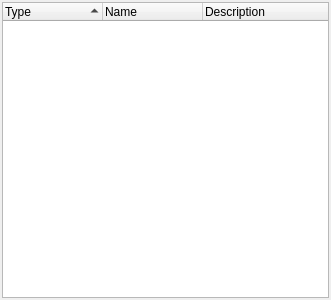
<?xml version="1.0" encoding="UTF-8"?>
<ui version="4.0">
 <class>PoiList</class>
 <widget class="QDialog" name="PoiList">
  <property name="windowModality">
   <enum>Qt::WindowModal</enum>
  </property>
  <property name="geometry">
   <rect>
    <x>0</x>
    <y>0</y>
    <width>331</width>
    <height>300</height>
   </rect>
  </property>
  <property name="sizePolicy">
   <sizepolicy hsizetype="Expanding" vsizetype="Expanding">
    <horstretch>0</horstretch>
    <verstretch>0</verstretch>
   </sizepolicy>
  </property>
  <property name="windowTitle">
   <string notr="true"/>
  </property>
  <property name="modal">
   <bool>true</bool>
  </property>
  <layout class="QGridLayout" name="gridLayout">
   <property name="leftMargin">
    <number>2</number>
   </property>
   <property name="topMargin">
    <number>2</number>
   </property>
   <property name="rightMargin">
    <number>2</number>
   </property>
   <property name="bottomMargin">
    <number>2</number>
   </property>
   <property name="spacing">
    <number>2</number>
   </property>
   <item row="0" column="0" colspan="2">
    <widget class="QTreeWidget" name="poiList">
     <property name="contextMenuPolicy">
      <enum>Qt::CustomContextMenu</enum>
     </property>
     <property name="iconSize">
      <size>
       <width>16</width>
       <height>16</height>
      </size>
     </property>
     <property name="indentation">
      <number>10</number>
     </property>
     <property name="rootIsDecorated">
      <bool>false</bool>
     </property>
     <property name="itemsExpandable">
      <bool>false</bool>
     </property>
     <property name="sortingEnabled">
      <bool>true</bool>
     </property>
     <property name="animated">
      <bool>true</bool>
     </property>
     <property name="columnCount">
      <number>3</number>
     </property>
     <attribute name="headerDefaultSectionSize">
      <number>100</number>
     </attribute>
     <attribute name="headerMinimumSectionSize">
      <number>18</number>
     </attribute>
     <column>
      <property name="text">
       <string>Type</string>
      </property>
      <property name="toolTip">
       <string>Sort by type</string>
      </property>
     </column>
     <column>
      <property name="text">
       <string>Name</string>
      </property>
      <property name="toolTip">
       <string>Sort by name</string>
      </property>
     </column>
     <column>
      <property name="text">
       <string>Description</string>
      </property>
      <property name="toolTip">
       <string>Sort by description</string>
      </property>
     </column>
    </widget>
   </item>
  </layout>
 </widget>
 <resources/>
 <connections>
  <connection>
   <sender>poiList</sender>
   <signal>itemActivated(QTreeWidgetItem*,int)</signal>
   <receiver>PoiList</receiver>
   <slot>onItemActivated(QTreeWidgetItem*,int)</slot>
   <hints>
    <hint type="sourcelabel">
     <x>199</x>
     <y>149</y>
    </hint>
    <hint type="destinationlabel">
     <x>199</x>
     <y>149</y>
    </hint>
   </hints>
  </connection>
  <connection>
   <sender>poiList</sender>
   <signal>customContextMenuRequested(QPoint)</signal>
   <receiver>PoiList</receiver>
   <slot>onCustomContextMenuRequested(QPoint)</slot>
   <hints>
    <hint type="sourcelabel">
     <x>199</x>
     <y>149</y>
    </hint>
    <hint type="destinationlabel">
     <x>199</x>
     <y>149</y>
    </hint>
   </hints>
  </connection>
 </connections>
 <slots>
  <slot>onItemActivated(QTreeWidgetItem*,int)</slot>
  <slot>onCustomContextMenuRequested(QPoint)</slot>
 </slots>
</ui>
